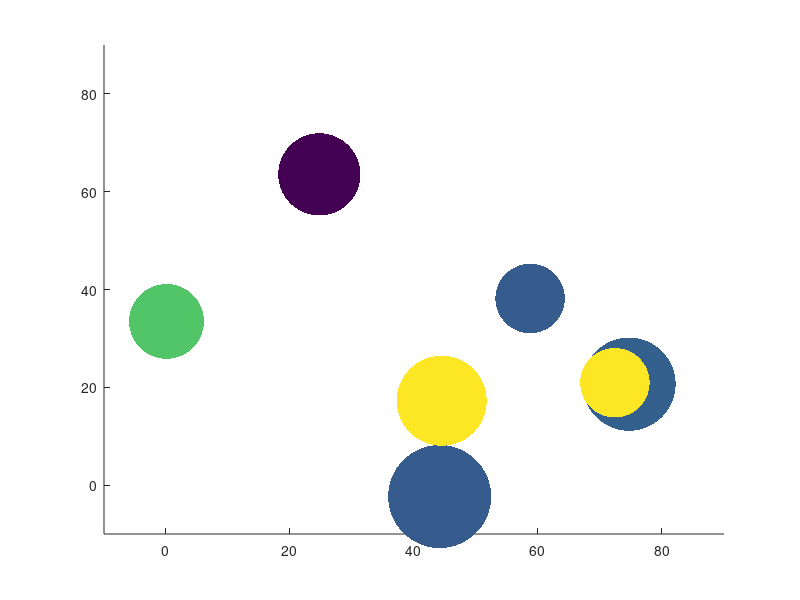

Write the MATLAB code that produced this figure. (Note: this script raises an error after producing the figure.)
data = dlmread('combined_data_25.txt', ' ', 1, 0);


cluster = (data(:, 1)+1);
y = data(:, 3);    
z = data(:, 4);    
size_values = data(:, 2) * 100; 

figure;

scatter(y, z, size_values, cluster/2, 'filled');
xlim([-10,90]);
ylim([-10,90]);
clim([0 100]);
colorbar('TickLabelInterpreter', 'latex');
colormap(parula);
xlabel('x dimension (\AA)','Interpreter', 'latex','FontSize', 20);
ylabel('y dimension (\AA)','Interpreter', 'latex','FontSize', 20);
set(gca,'fontsize', 20,'TickLabelInterpreter', 'latex','box', 'on');
set(gcf, 'Position', [100, 100, 450, 400]);
